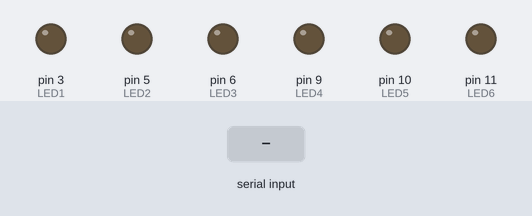
This sketch was run on a simulated Arduino Uno, built with avr-gcc and run on an emulated ATmega328P. Shown: output pins drawn as LEDs (lit = HIGH). The test bench sets the inputs (shaded band).

Above: at 1.2 s.
1.3 s: byte 1 (1) received over Serial
At 1.7 s:
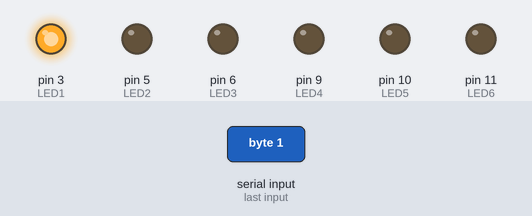
2.8 s: byte 2 (2) received over Serial
At 4.0 s:
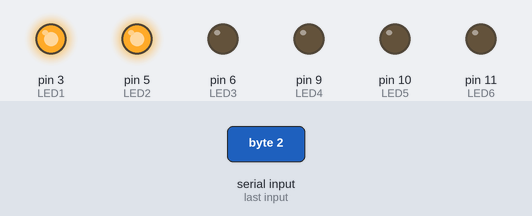
4.3 s: byte 3 (3) received over Serial
At 5.1 s:
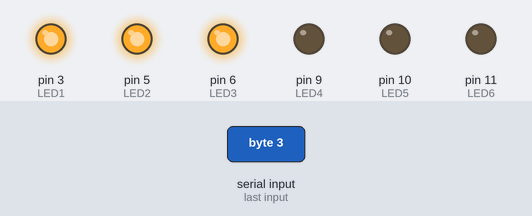
5.8 s: byte 4 (4) received over Serial
At 6.3 s:
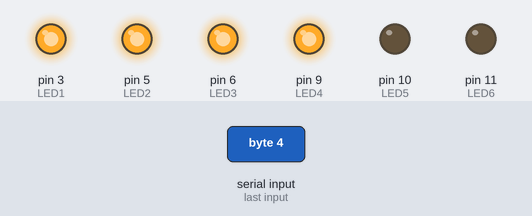
7.3 s: byte 5 (5) received over Serial
At 7.6 s:
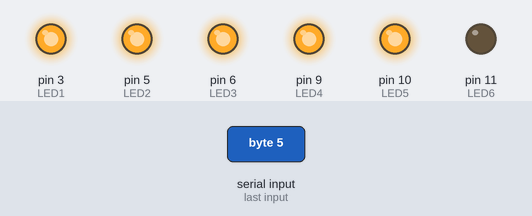
8.8 s: byte 6 (6) received over Serial
At 9.7 s:
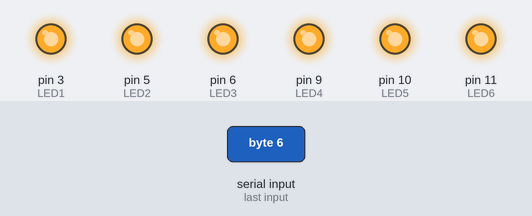
Timing chart, 0 to 11.3 s (numbered marks = the images above; inputs shaded):
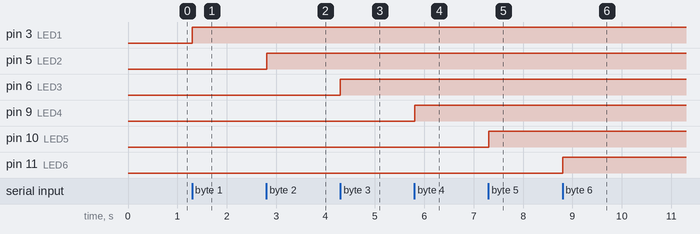

The sketch:

SS8_Tree_A.ino
```cpp
//Receives data over Serial port from Processing to control 2 LEDS
//Hook up LEDs to pins 4 and 8;


byte val; // stores data received from serial port
const int LED1 = 3; // variable for which pin
const int LED2 = 5; // variable for which pin
const int LED3 = 6; // variable for which pin
const int LED4 = 9; // variable for which pin
const int LED5 = 10; // variable for which pin
const int LED6 = 11; // variable for which pin


void setup() {
  pinMode(LED1, OUTPUT); // set pin as output
  pinMode(LED2, OUTPUT); // set pin as output
  pinMode(LED3, OUTPUT); // set pin as output
  pinMode(LED4, OUTPUT); // set pin as output
  pinMode(LED5, OUTPUT); // set pin as output
  pinMode(LED6, OUTPUT); // set pin as output
  Serial.begin(9600); // Start serial communication at 9600 bps
}

void loop() {
  if (Serial.available()) { // If data is available to read
    val = Serial.read(); // read it and store it in val
  }
  if (val == 0) { // If 0 received
    digitalWrite(LED1, LOW); // turn LEDs off
    digitalWrite(LED2, LOW);
    digitalWrite(LED3, LOW); // turn LEDs off
    digitalWrite(LED4, LOW);
    digitalWrite(LED5, LOW); // turn LEDs off
    digitalWrite(LED6, LOW);
  }
  else if (val == 1) { // If 1 received
    digitalWrite(LED1, HIGH); // turn the LED at pin 1 on
  }
  else if (val == 2) { // If 2 received
    digitalWrite(LED2, HIGH); // turn the LED at pin 2 on
  }
    else if (val == 3) { // If 1 received
    digitalWrite(LED3, HIGH); // turn the LED at pin 1 on
  }
  else if (val == 4) { // If 2 received
    digitalWrite(LED4, HIGH); // turn the LED at pin 2 on
  }
    else if (val == 5) { // If 1 received
    digitalWrite(LED5, HIGH); // turn the LED at pin 1 on
  }
  else if (val == 6) { // If 2 received
    digitalWrite(LED6, HIGH); // turn the LED at pin 2 on
  }
  delay(10); // Wait 10 milliseconds
}
```

Measured:
- after the input at 1.3 s, pin 3 (LED1): LOW → HIGH at once
- after the input at 2.8 s, pin 5 (LED2): LOW → HIGH at once
- after the input at 4.3 s, pin 6 (LED3): LOW → HIGH at once
- after the input at 5.8 s, pin 9 (LED4): LOW → HIGH at once
- after the input at 7.3 s, pin 10 (LED5): LOW → HIGH at once
- after the input at 8.8 s, pin 11 (LED6): LOW → HIGH at once
